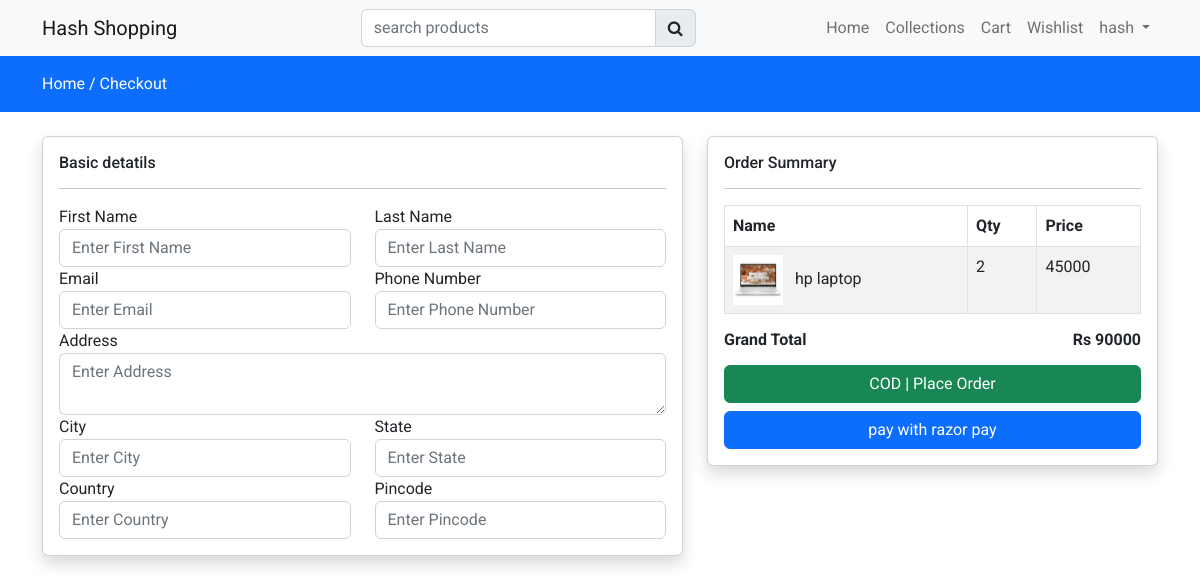
Page /checkout (signed in) on the committed database.
### store/models.py (models this page shows, shortened)
class Cart(models.Model):
    user=models.ForeignKey(User, on_delete=models.CASCADE)
    product=models.ForeignKey(Product,  on_delete=models.CASCADE)
    product_qty=models.IntegerField(null=False,blank=False)
    created_at=models.DateTimeField(auto_now_add=True)

class Product(models.Model):
    category=models.ForeignKey(Category, on_delete=models.CASCADE)
    slug=models.CharField(max_length=150,null=True,blank=True)
    name=models.CharField(max_length=150,null=True,blank=True)
    product_image=models.ImageField(upload_to=get_file_path,null=True,blank=True)
    small_description=models.CharField(max_length=500,null=False,blank=False)
    quantity=models.IntegerField(null=False,blank=False)
    description=models.TextField(max_length=500,null=False,blank=False)
    original_price=models.FloatField(null=False,blank=False)
    selling_price=models.FloatField(null=False,blank=False)
    status=models.BooleanField(default=False,help_text="0=default 1=hidden")
    trending=models.BooleanField(default=False,help_text="0=default 1=Trending")
    tag=models.CharField(max_length=150,null=True,blank=True)
    meta_title=models.CharField(max_length=150,null=False,blank=False)
    meta_keywords=models.CharField(max_length=150,null=False,blank=False)
    meta_description=models.CharField(max_length=150,null=False,blank=False)
    created_at= models.DateField(auto_now_add=True)

### store/controller/checkout.py (the view)
# urls.py: path('checkout',checkout.index,name="checkout"),
@login_required(login_url='loginpage')
def index(request):
    rowcart=Cart.objects.filter(user=request.user)
    print(rowcart)
    for item in rowcart:
        if item.product_qty > item.product.quantity:
            Cart.objects.delete(id=item.id)
    cartitems=Cart.objects.filter(user=request.user)
    total_price=0
    for item in cartitems:
        total_price=total_price + item.product.selling_price * item.product_qty
    context={'cartitems':cartitems,'total_price':total_price}
    return render(request,"store/checkout.html",context)

### store/templates/store/checkout.html (shortened to what this page needs)
{% extends 'store/layouts/main.html' %}
    {% block content %}
    <div class="py-3 bg-primary">
        <div class="container">
            <a class="text-white" href="{% url 'home' %}">Home /</a>
            <a class="text-white" href="{% url 'checkout' %}">Checkout </a>
        </div>
    </div>
<br>
    <div class="container">
        <form action="{% url 'placeorder' %}" method="POST">
            <div class="row">
                <div class="col-md-7">
                    <div class="card shadow">
                        <div class="card-body">
                            <h6>Basic detatils</h6>
                            <hr>
                            <div class="row">
                                <div class="col-md-6">
                                    <label>First Name</label>
                                    <input type="text" name="fname" required class="form-control" placeholder="Enter First Name">
                                </div>
                                <div class="col-md-6">
                                    <label>Last Name</label>
                                    <input type="text" name="lname" required class="form-control" placeholder="Enter Last Name">
                                </div>
                                <div class="col-md-6" >
                                    <label>Email</label>
                                    <input type="email" name="email" required class="form-control" placeholder="Enter Email">
                                </div>
                                <div class="col-md-6">
                                    <label>Phone Number</label>
                                    <input type="number" name="phone" required class="form-control" placeholder="Enter Phone Number">
                                </div>
                                <div class="col-md-12">
                                    <label>Address</label>
                                    <textarea type="text" name="address" required class="form-control" placeholder="Enter Address"></textarea>
                                </div>
                                <div class="col-md-6">
                                    <label>City</label>
                                    <input type="text" name="city" required class="form-control" placeholder="Enter City">
                                </div>
                                <div class="col-md-6">
                                    <label>State</label>
                                    <input type="text" name="state" required class="form-control" placeholder="Enter State">
                                </div>
                                <div class="col-md-6">
                                    <label>Country</label>
                                    <input type="text" name="country" required class="form-control" placeholder="Enter Country">
                                </div>
                                <div class="col-md-6">
                                    <label>Pincode</label>
                                    <input type="text" name="pincode" required class="form-control" placeholder="Enter Pincode">
                                </div>
                            </div>
                        </div>
                    </div>
                </div>
                <div class="col-md-5">
                    <div class="card shadow">
                        <div class="card-body">
                            <h6>Order Summary</h6>
                            <hr>
                            {% if cartitems %}
                            <table class="table table-striped table-bordered">
                                <thead>
                                    <tr>
                                        <th>Name</th>
                                        <th>Qty</th>
                                        <th>Price</th>
                                    </tr>
                                </thead>
                                <tbody>
                                    {% for item in cartitems %}
                                    <tr>
                                        <td>
                                            <img src="{{item.product.product_image.url}}" height="50px" class="me-2" width="50px"/>
                                            {{item.product.name}}
                                        </td>
                                        <td>{{item.product_qty}}</td>
                                        <td>{{item.product.selling_price | stringformat:'d'}}</td>
                                    </tr>
                                    {% endfor %}
                                </tbody>
                            </table>
                            <h6 class="fw-bold">Grand Total
                                <span class="float-end"> Rs {{total_price | stringformat:'d'}}</span>
                            </h6>
                            <div class="mt-3">
                                <button type="submit" class="btn btn-success w-100">COD | Place Order</button>
                                <button type="button" class="btn btn-primary payWithRazorpay w-100 mt-2">pay with razor pay</button>
                            </div>
                            {% else %}
                                <h4>your Cart is Empty</h4>
                            {% endif %}
                        </div>
                    </div>
                </div>
            </div>
        </form>
    </div>
    {% endblock content %}

### store/templates/store/inc/navbar.html (shortened to what this page needs)
<nav class="navbar navbar-expand-lg bg-light">
    <div class="container">
      <a class="navbar-brand" href="#">Hash Shopping</a>
        <div class="search-bar">
          <form action="{% url 'searchproduct' %}" method="POST">
          <div class="input-group ">
            <input name="productsearch" type="search" required class="form-control" id="searchproducts" placeholder="search products"  >
            <button type="submit" class="input-group-text" ><i class="fa fa-search"></i></button>
          </div>
        </form>
        </div>
      <div class="collapse navbar-collapse" id="navbarNav">
        <ul class="navbar-nav ms-auto">
          <li class="nav-item">
            <a class="nav-link {% if request.resolver_match.url_name == 'home'%}active{% endif %}" aria-current="page" href="{% url 'home' %}">Home</a>
          </li>
          <li class="nav-item">
            <a class="nav-link {% if request.resolver_match.url_name == 'collections'%}active{% endif %}" href="{% url 'collections' %}">Collections</a>
          </li>
          <li class="nav-item">
            <a class="nav-link {% if request.resolver_match.url_name == 'cart'%}active{% endif %} " aria-current="page" href="{% url 'cart' %}">Cart</a>
          </li>
          <li class="nav-item">
            <a class="nav-link {% if request.resolver_match.url_name == 'wishlist'%}active{% endif %}" aria-current="page" href="{% url 'wishlist' %}">Wishlist</a>
          </li>
          {% if request.user.is_authenticated %}
          <li class="nav-item dropdown">
            <a class="nav-link dropdown-toggle" href="#" role="button" data-bs-toggle="dropdown" aria-expanded="false">
              {{request.user}}
            </a>
          </li>
          {% endif %}
        </ul>
      </div>
    </div>
  </nav>

### store/templates/store/layouts/main.html (style rules this page uses)
* { font-family: 'Roboto', sans-serif; }
a { text-decoration : none }
.search-bar { width:30% !important; margin-left:15%; }

### rows in the picture
Cart: product.product_image (picture), product.name "hp laptop", product_qty "2", product.selling_price "45000"

### other values in the picture
{{ request.user }} "hash"
{{ total_price | stringformat:'d' }} "90000"
